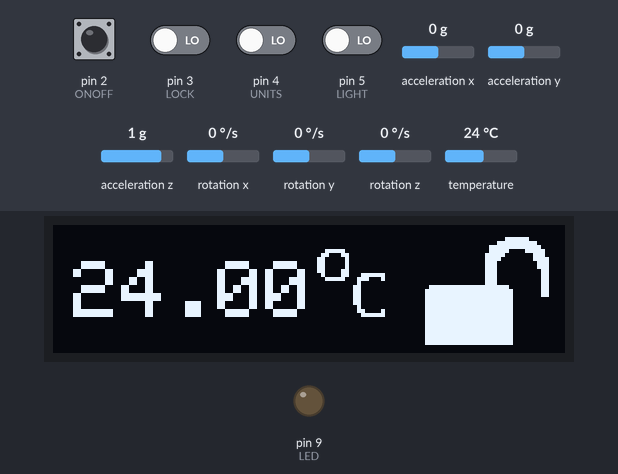
Recording of a sketch running on a simulated Arduino Uno, built with avr-gcc and run on an emulated ATmega328P. On the bench: 128×32 one-colour display, output pins drawn as LEDs (lit = HIGH). Inputs (shaded band) come from the test bench; at power-on: pin 2 (ONOFF), pin 3 (LOCK), pin 4 (UNITS), pin 5 (LIGHT) LOW, acceleration x 0 g, acceleration y 0 g, acceleration z 1 g, rotation x 0 °/s, rotation y 0 °/s, rotation z 0 °/s, temperature 24 °C. What the sketch prints to the serial monitor is not drawn.

Above: at 1.4 s.
1.5 s: pin 3 (LOCK) driven HIGH
At 3.3 s:
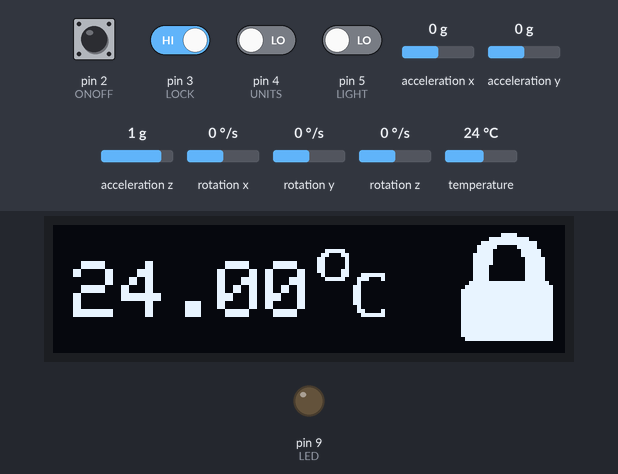
4.1 s: pin 4 (UNITS) driven HIGH
At 7.4 s:
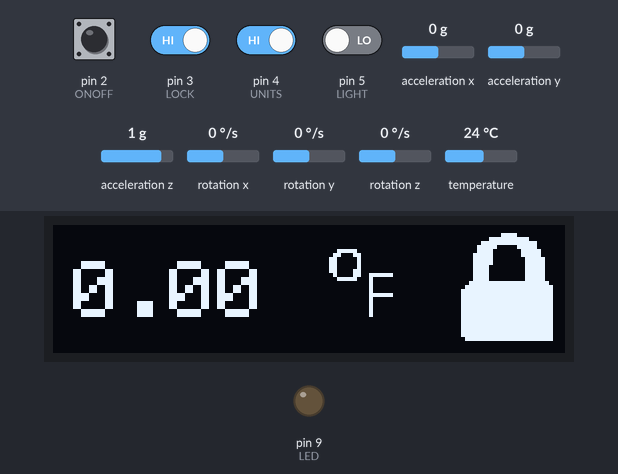
7.7 s: pin 2 (ONOFF) driven HIGH
At 8.5 s:
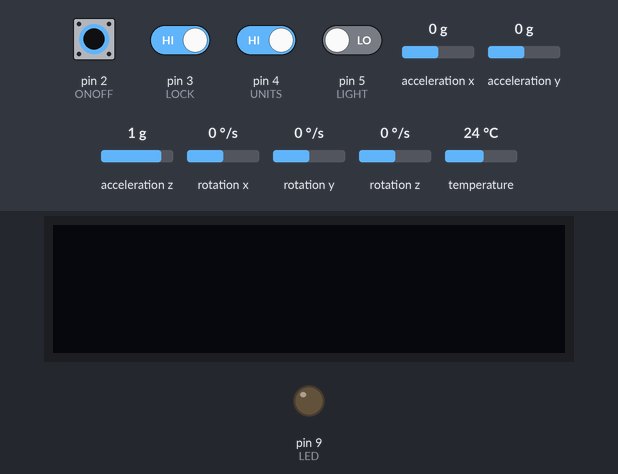
9.2 s: pin 2 (ONOFF) pulsed LOW 5 times (0.12 s each, 0.3 s apart)
At 11.2 s:
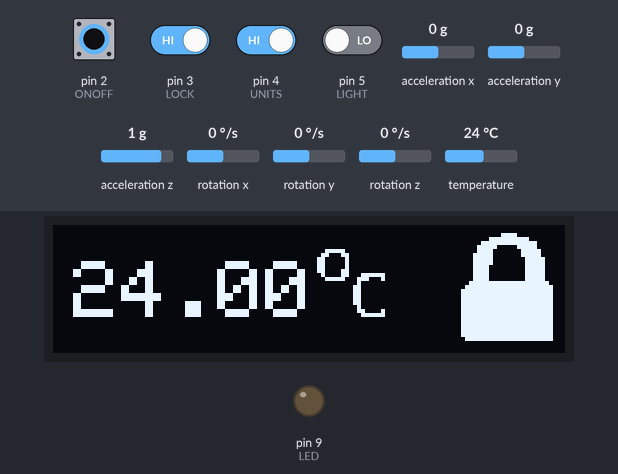
12.2 s: pin 5 (LIGHT) driven HIGH
At 13.6 s:
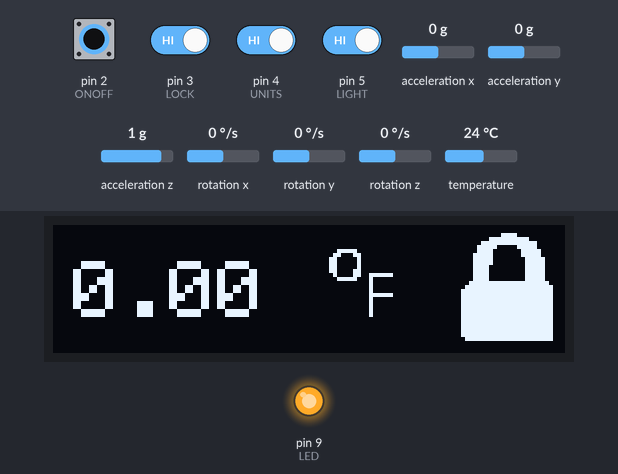
16.9 s: pin 4 (UNITS) driven LOW
Timing chart, 0 to 19.4 s (numbered marks = the images above; inputs shaded):
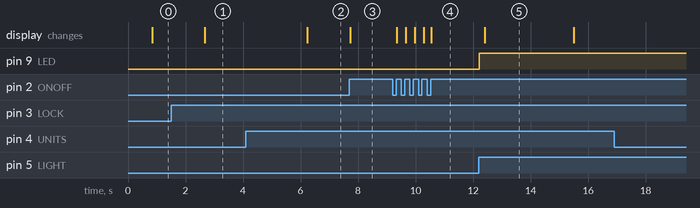

Measured:
- after the input at 1.5 s, the display: changes after 1.2 s (image 1)
- after the input at 4.1 s, the display: changes after 2.1 s (image 2)
- after the input at 7.7 s, the display: changes at once (image 3)
- after the input at 9.2 s, the display: changes after 0.15 s (image 4)
- after the input at 12.2 s, pin 9 (LED): LOW → HIGH at once
- after the input at 16.9 s, every drawn part: stays the same
- what the display in image 5 shows lasts 3.1 s, from 12.4 s to 15.5 s

The sketch:

ThermoProMPproject.ino
```cpp
//Here i am including all my libraries that I will use in my project

//these libraries are for the temperature sensor
#include <OneWire.h>
#include <DallasTemperature.h>

//these libraries are for the OLED screen being used in the project
#include <SPI.h>
#include <Wire.h>
#include <Adafruit_GFX.h>
#include <Adafruit_SSD1306.h>
#include <I2Cdev.h>

//this library is used for the gyroscope
#include <MPU6050.h>

//this is the file with the bitmap of the images that are to be displayed
//on the OLED screen
#include "images.h"

//here we are assigning each variable to a pin
#define LED           9
#define LIGHT         5
#define TEMP_SENSOR   8

//this pin was suppose to be set to pin 6 as button 6 is the lock button
//but the calibration button had to be used instead as pin6 was not supporting interrupts
#define LOCK          3
#define UNITS         4
#define ONOFF         2

//here we are defining the width and height of the screen
#define SCREEN_WIDTH 128
#define SCREEN_HEIGHT 32

//here we are defining the reset pin (-1 means no reset pin is used)
#define OLED_RESET    -1

//here we are setting the I2C address of the screen
#define SCREEN_ADDRESS 0x3C

//here we are setting the timer1 compare value to 62500 which is 16MHz / 256 prescaler for Timer 1
#define TIMER1_COMPARE_VALUE 62500
//here we are setting a timer1 max to check if the 90 seconds of inactiviy have passed
#define TIMER1_COUNTER_MAX   90


//here we are setting timer2 compare value to 250 in order to trigger interrupts every 4ms
#define TIMER2_COMPARE_VALUE 250 // 4 ms

//here we are setting the timer2 max to 3 seconds as we want the units button
//to change the units after it has been pressed for three seconds
#define TIMER2_COUNTER_MAX   750 // 3 Seconds

//here we are creating an instance of the screen using &Wire (I2C) with the screen width and height
Adafruit_SSD1306 display(SCREEN_WIDTH, SCREEN_HEIGHT, &Wire, OLED_RESET);

//here we are creating an instance of the onewire library to communicate with the temp sensor
OneWire oneWire(TEMP_SENSOR);

//here we are creating an instance of the dallas temperature library to interference with the temp sensor
DallasTemperature sensors(&oneWire);

//here we are creating an instance of th e MPU6050 sensor inorder to read the gyroscrope data
//to help us reorienting the screen when needed
MPU6050 accelgyro;  // MPU6050 object for reading accelerometer and gyro data

//here we are inlizing the readings of the accelermeter and gyroscope
int16_t ax, ay, az;  // Accelerometer raw readings
int16_t gx, gy, gz;  // Gyroscope raw readings

int rotation = 0;  // Rotation state: 0 = landscape, 2 = upside-down portrait


//here we are setting float values for temperature in F and C to be stored
//when system is locked
float tempF = 0;
float tempC =0;

//this variable is being used to change between 0 and 1
//when set to 0, displaying temperature should be F, and C when set to 1.
volatile int gFtemp = 0;

//here are setting a variable that will keep count of the inactivity within the system
volatile int inactivityCounter = 0;

//here we are setting a bool for when the screen needs to be locked or unlocked
volatile bool freezeScreen = false;

//here we are setting a bool for when the system should be on or off
volatile bool turnOff = false;

//here we are setting a counter for timer2 when changing temperature units after
//button has been pressed for three seconds
int gCounterTimer2 = 0;

//here we are setting x to 0
//this is because we want the LED to turn on when the system is on
//However, when the system is off x will be set to 1 which will stop the light button
//from working. This is because the Light button is only read when x is less than 1.
//When system is back on, x will be reset to 0 and light button will function as normal
int x = 0;


void setup() {
  //here we are initilizing serial communication to read information from our serial monitor
  Serial.begin(9600);

  //this if statement initilizes the screen to make sure it is working, or else it
  //will print failed messages
  if (!display.begin(SSD1306_SWITCHCAPVCC, SCREEN_ADDRESS)) {
    Serial.println(F("SSD1306 allocation failed"));
    for (;;);
  }

  //here we are clearing the display and updating it afterwards
  display.clearDisplay();
  display.display();

  //here we are setting our inputs and outputs and begining our sensors
  pinMode(LIGHT, INPUT);
  pinMode(LED, OUTPUT);
  pinMode(UNITS, INPUT);
  sensors.begin();

  //here we are initializing the MPU6050 sensor then checking if it successfully connects
  accelgyro.initialize();
  if (accelgyro.testConnection()) {
    Serial.println("MPU6050 connection successful");
  } else {
    Serial.println("MPU6050 connection failed");
  }

  //here we have our two interrupts, one for our lock and another for the onOff button
  attachInterrupt(digitalPinToInterrupt(LOCK), lockButtonISR, RISING);
  attachInterrupt(digitalPinToInterrupt(ONOFF), onOffButtonISR, RISING);

  //here we are disabling our Interrupts to set up our timers
  noInterrupts();
  TCCR1A = 0;  // Normal mode
  TCCR1B = 0;
  TCNT1 = 0;
  OCR1A = TIMER1_COMPARE_VALUE;  // Set compare match register for 1-second interrupt
  TCCR1B |= (1 << WGM12);  // CTC mode
  TCCR1B |= (1 << CS12);  // 256 prescaler
  TIMSK1 |= (1 << OCIE1A);  // Enable Timer1 compare interrupt


  // Init Timer 2 (8 bit)
  // Speed of Timer1 = 16MHz/256 = 62.5kHz (1.6us)
  TCCR2A = 0;
  TCCR2B = 0;
  OCR2A = TIMER2_COMPARE_VALUE;
  TCCR2B |= (1<<WGM21); // CTC Mode

  // Start Timer
  // This will start when CAL Button is pressed
  TCCR2B |= (1<<CS22) | (1<<CS21); // 256 prescaler
  TIMSK2 |= (1<<OCIE2A);
  //here we enable Interrupts
  interrupts();


}

void loop() {

  //here if in the system is on, then the light button will be
  //digitally read to check if it is HIGH
  //if read as HIGH then the LED will be on, otherwise off
  //The light button seems to need to be pressed for 2-3 seconds
  //in order to turn on. However, when an interrupt service is on the button will function
  //without needed to be pressed for a few seconds
  if (x < 1) {
  if (digitalRead(LIGHT) == HIGH) {
    digitalWrite(LED, HIGH);
  } else {
    digitalWrite(LED, LOW);
  }
  }

  //here if the UNITS button is pressed and read as HIGH then Timer 2 will start
  //so that the units can switch after 3 seconds
    if (digitalRead(UNITS) == HIGH)
  {
    // Start Timer 2
    TCCR2B |= (1<<CS21) | (1<<CS22);
  }

  //this if statement is used to detected the inactivity, as long as one of the buttons
  //is pressed then the inactivity counter will reset to 0 to prevent the system from turning off
  if (digitalRead(LIGHT) == HIGH || digitalRead(UNITS) == HIGH || digitalRead(LOCK) == HIGH) {
    inactivityCounter = 0;  // Reset inactivity counter
  }

    //here we are checking if turnOff is true, if this is the case
    //then the system should "turn off"
    if (turnOff) {
    //here we are setting one so the LED wont turn on when Light button pressed
    x = 1;
    //here we are clearning the display and updating it to "turn it off"
    display.clearDisplay();
    digitalWrite(LED,LOW);
    display.display();
    //here we are returning to make system continue to act as turned off until turned on
    return;
  }
  else{
    //here we are setting x to 0 so led can function as normal
    x = 0;
    //here we are printing to our serial monitor to make sure our system is
    //working
      Serial.println("SYSTEM ON");

    }

    //here we have an if statement that will check when freezeScreen is true
    if (freezeScreen) {
        //if this case is true then the display should locked
        //with last temperature and lock icon
        //here we clear the display and set the text, color, and cursor
        display.clearDisplay();
        display.setTextSize(2);
        display.setTextColor(WHITE);
        display.setCursor(5, 9);

        //next depending on if the last measured temperature was in F or C
        //will determine the temperature being printed
        if (gFtemp) {
          //if last temp was F then the last saved F temp will be printed along with the F icon
            display.print(tempF);
            display.drawBitmap(0, 0, images[3], 128, 32, WHITE);
        } else {
          //if last temp was C then the last saved C temp will be printed along with the C icon
            display.print(tempC);
            display.drawBitmap(0, 0, images[2], 128, 32, WHITE);
        }

        //here the lock icon will be added onto the screen to let user know the system is locked
        display.drawBitmap(0, 0, images[0], 128, 32, WHITE);
        //here the screen will update with these settings
        display.display();
        //here we are returning to no longer update the temperature
        return;
    }

    //here we are printing system unlocked to the serial monitor to know when system is unlocked
    Serial.println("SYSTEM UNLOCKED");


  // here we are reading the temperature sensor and then setting it to a float value
  //it is stored to the variable 'temperature'
  sensors.requestTemperatures();
  float temperature = sensors.getTempCByIndex(0);

  //here we are checking to make sure the sensor is properly reading the temperature
  if (temperature == -127.00) {
    Serial.println("Error: Could not read temperature from sensor.");
    temperature = 0.0;
  } else {
    //here we are printing the temperature to the serial monitor
    Serial.print("Temperature: ");
    Serial.print(temperature);
    Serial.println(" °C");
  }

  //here we are reading the accelerometer data from MPU6050
  accelgyro.getMotion6(&ax, &ay, &az, &gx, &gy, &gz);

  // Determine screen orientation based on accelerometer data
  //here we are setting tilt_x to ax to check the rotation in the x direction
  int tilt_x = ax;


  //here we are checking if tilt_x is reading higher than 1000
  //if this is the case then the screen will rotate
  // Only rotate the screen for landscape or upside-down (skip portrait orientation)
  if (tilt_x > 1000) {
    //here board is tilted to the right (landscape)
    if (rotation != 1) {
      rotation = 1;
      display.setRotation(0);  //here we set rotate to landscape
      //here we clear the screen after rotation
      display.fillScreen(SSD1306_BLACK);
    }
  } else if (tilt_x < -1000) {
    //here if tilt_x is less than -1000 then the screen will rotate upside down
    // to appear as upward in its new position
    if (rotation != 2) {
      rotation = 2;
        //here we are rotating to upside-down
      display.setRotation(2);
      //then clearing the screen after rotation
      display.fillScreen(SSD1306_BLACK);
    }
  }

  //here we are displaying the temperature on the screen by
  //clearing the display and setting the text size, color, and cursor
  display.clearDisplay();
  display.setTextSize(2);
  display.setTextColor(WHITE);
  display.setCursor(5, 9);

  //then depending on if gGtemp is true, the temp will display in farhenheit
    if (gFtemp) {
    temperature = (temperature * 9.0 / 5.0) + 32.0;
    display.print(temperature);
    //along with the F and the unlocked icon
    display.drawBitmap(0, 0, images[3], 128, 32, WHITE);
    display.drawBitmap(0, 0, images[1], 128, 32, WHITE);
    //here we will update the variable tempF with the current temperature incase
    //lock button is pressed
    tempF = temperature;
    }
    else{
      //if gFtemp is not true, then the temp will display in celcius
      //
    display.print(temperature);
    //along with the C and the unlocked icon
    display.drawBitmap(0, 0, images[2], 128, 32, WHITE);
    display.drawBitmap(0, 0, images[1], 128, 32, WHITE);
    //here we will update the variable tempC with the current temperature incase
    //lock button is pressed
    tempC = temperature;
    }
    //here the display will be updated with the current temperature
  display.display();
  //here is a small delay to make the screen update at a smoother pace
  delay(500);
}


ISR(TIMER1_COMPA_vect) {
  //here we are incrementing the inactivity counter every second
  inactivityCounter++;

  //here we are checking if the inactiving counter has reached 90 or more seconds
  // if this case is true, then the onOffButton ISR will start and make the system
  //turn off.
  if (inactivityCounter >= TIMER1_COUNTER_MAX) {
    onOffButtonISR();
    //the inactivity counter will be reset to 0 to be used again when
    //inactivity is detected after system has been turned back on
    inactivityCounter = 0;
  }
}

//here we are creating an interrupt for when the button has been pressed for 3 seconds
ISR(TIMER2_COMPA_vect)
{
  //here we are incrementing the counter
  gCounterTimer2++;

  //here we are checking if the gCounterTimer2 has been pressed for 3 seconds
  if (gCounterTimer2 >= TIMER2_COUNTER_MAX)
  {
    //if the units button has been pressed for the three seconds then the gFtemp will toggle
    //causing the units to change
    if (digitalRead(UNITS) == HIGH)
    {
    //here we are changing the temperature units
    gFtemp = !gFtemp;
    }

    //here we are resetting the counter back to 0
    gCounterTimer2 = 0;
  }
}

//here we are creating an ISR that will freeze the screen to lock the temp
void lockButtonISR() {
  //here we toggle freezeScreen when Cal button pressed (*lock button didnt work*)
  //this toggle will cause the loop to enter the freezeScreen if statement
  freezeScreen = !freezeScreen;

  //here we are printing to our serial monitor the state of the screen
  //to ensure system is properly working
  if (freezeScreen) {
    Serial.println("Screen Frozen");

  } else {
    Serial.println("Screen Unfrozen");
  }

}


//here we are creating an ISR for the onOff button
void onOffButtonISR() {

  //here the turnOff state will toggle when button is pressed
  //to enter turnOff mode
  turnOff = !turnOff;

  //here we are printing to our serial monitor to make sure system is working properly
  if (turnOff) {
    Serial.println("System Off");

  } else {
    Serial.println("System On");
  }

}
```

Source omitted: images.h (data table, 12749 bytes)
